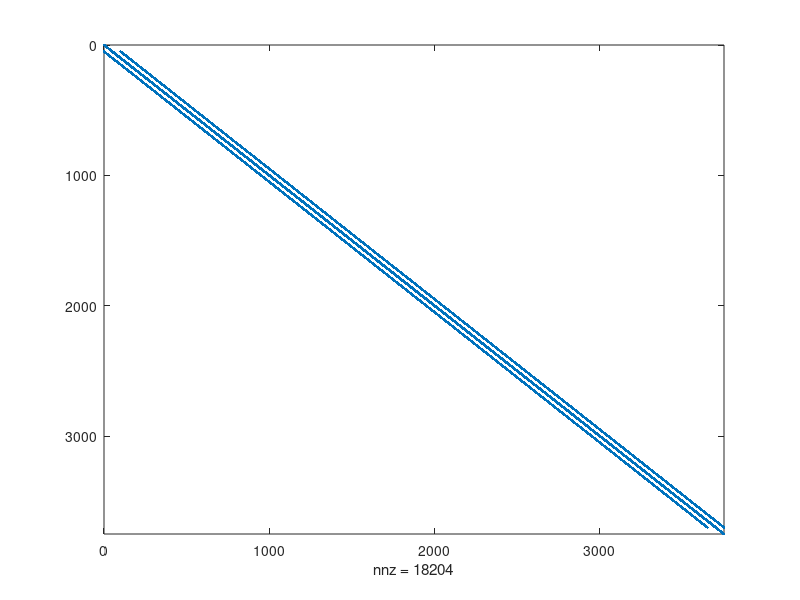
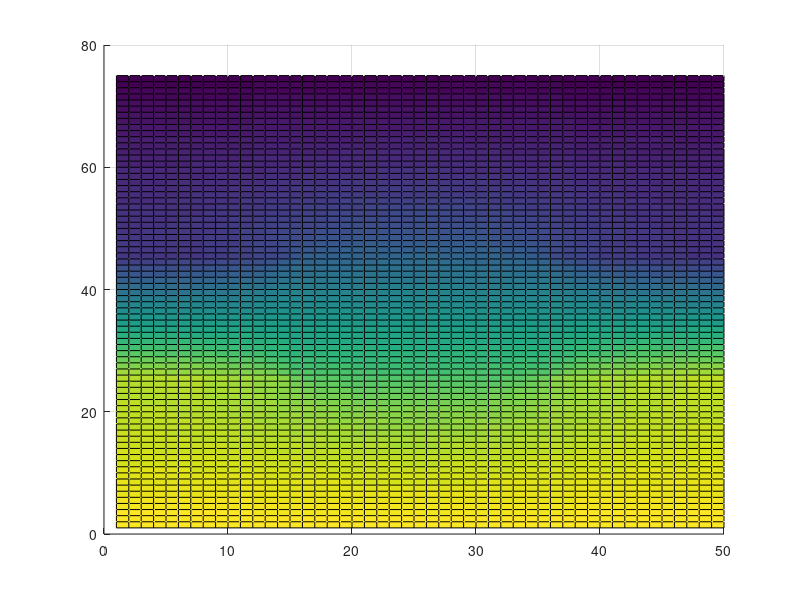
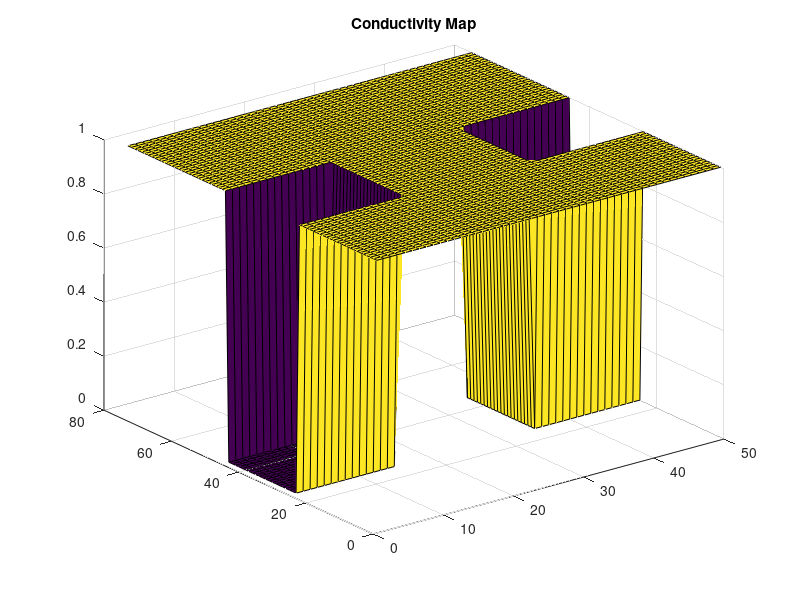
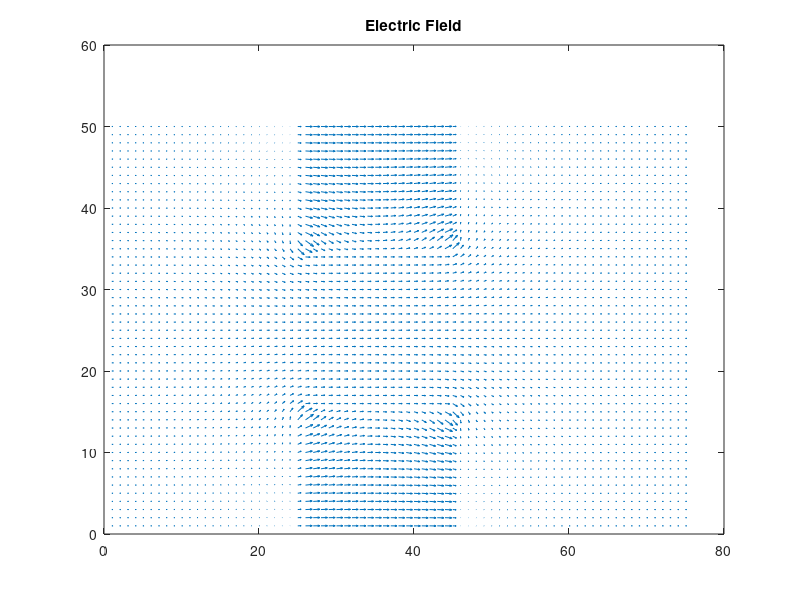

Recreate these plots in MATLAB, in order.
clc; close all; clear all;

%Jinseng Vanderkloot 
%101031534

%Simulation to test different parameter, Turn the common for loop into a
%function to be able to change the parameters for the report by calling the
%function. 

nx = 75; % # of colums
ny = 50; % # of rows
G = sparse(nx*ny,ny*nx);
F = zeros(nx*ny,1);

% Add bottleneck 
boxCond = 0.001;
Carea = ones(nx,ny); %set conduction area to 1
%Box dimensions 
xBox = 25; 
yBox = 15; 
x0 = 1;
x1 = 0;
% In area, place boxes with new conduction - Use array indexing suggested
% by TA from lab 1 to get rid of for loops and make code faster
Carea(nx/2 - xBox/2:nx/2 + yBox/2,1:yBox) = boxCond; %Bottom Box 
Carea(nx/2 - xBox/2:nx/2 + yBox/2,ny-yBox:ny) = boxCond; %Top Box


for i = 1:nx
    for j = 1:ny
        n = j + (i-1) * ny;     % middle
        nxm = j + (i-2) * ny;   % right
        nxp = j + i * ny;       % left
        nym = j-1 + (i-1) * ny; % top
        nyp = j+1 + (i-1) * ny; % down
        if i == 1 %Left Boundary V=Vo
            G(n,n) = 1;
            F(n,1) = x0;
        elseif i == nx %Right Boundary V=Vo
            G(n,n) = 1;
            F(n,1) = x1;
        elseif j == 1 %Bottom Boundary (Free)
            bxm = (Carea(i,j) + Carea(i-1,j)) / 2;
            bxp = (Carea(i,j) + Carea(i+1,j)) / 2;
            byp = (Carea(i,j) + Carea(i,j+1)) / 2;

            G(n,n) = -(bxm + bxp + byp);
            G(n,nxm) = bxm;
            G(n,nxp) = bxp;
            G(n,nyp) = byp;
        elseif j == ny %Top Boundary (Free)
            bxm = (Carea(i,j) + Carea(i-1,j)) / 2;
            bxp = (Carea(i,j) + Carea(i+1,j)) / 2;
            bym = (Carea(i,j) + Carea(i,j-1)) / 2;

            G(n,n) = -(bxm + bxp + bym);
            G(n,nxm) = bxm;
            G(n,nxp) = bxp;
            G(n,nym) = bym;
        else %Middle
            bxm = (Carea(i,j) + Carea(i-1,j)) / 2;
            bxp = (Carea(i,j) + Carea(i+1,j)) / 2;
            byp = (Carea(i,j) + Carea(i,j+1)) / 2;
            bym = (Carea(i,j) + Carea(i,j-1)) / 2;
            
            G(n,n) = -(bxm + bxp + bym + byp);
            G(n,nxm) = bxm;
            G(n,nxp) = bxp;
            G(n,nym) = bym;
            G(n,nyp) = byp;
        end
    end
end

figure('name', 'G Matrix')
spy(G);

V = G\F;
Vmap = reshape(V, [ny, nx]); % Reshaping Vector to a matrix
figure('name', 'Voltage Solution')
surf(Vmap'), view(2);

% Conductivity Map
figure('name', 'Conductivity Map');
surf(Carea), title('Conductivity Map');

% Electric Field
[Ex,Ey] = gradient(-Vmap);
figure('name', 'Electric Field');
quiver(Ex,Ey), title('Electric Field');

% Current Flow
Jx = Carea'.* Ex;
Jy = Carea'.* Ey;
figure('name', 'Current Flow');
quiver(Jx,Jy), title('Current Flow');


